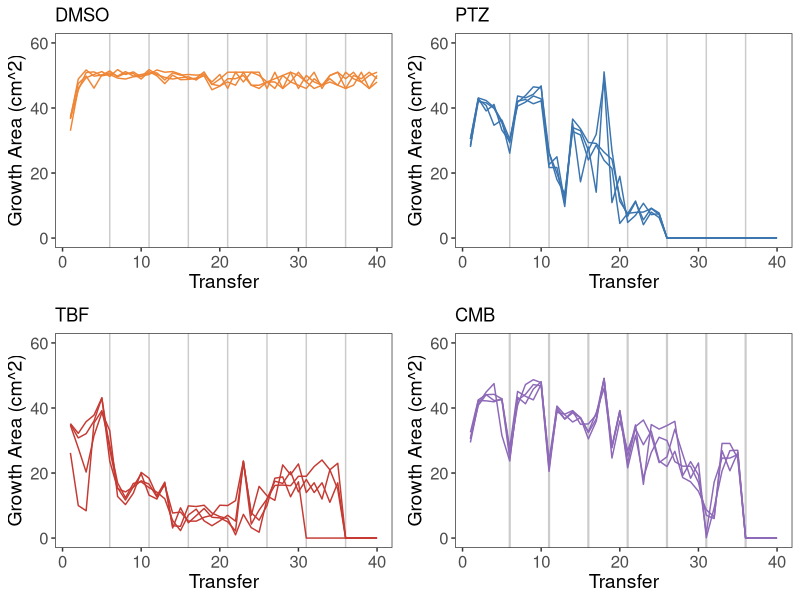

The R script that drew this image:
library(readxl)
library(here)
library(tidyverse)
library(gridExtra)
library(ggpubr)


#read in data
Transfer_data <- read_excel(here("data_in", "01-Evolution_experiment", "Transfer_data.xlsx"))

##DMSO graph

DMS_data <- Transfer_data %>%
  filter(grouping == "a" & Sample %in% c("DMS1", "DMS2", "DMS3", "DMS4"))

DMS_data_subset <- DMS_data[DMS_data$transfer <= 40, ]

drug_increase_DMS <- data.frame(
  transfer = c(2.5, 7.5, 12.5, 17.5, 22.5, 27.5, 32.5, 37.5), # Transfers where drug increased
  drug_concentration = c(0, 0, 0, 0, 0, 0, 0, 0) # Corresponding drug levels/increases
)


##PTZ data

PTZ_data <- Transfer_data %>%
  filter(grouping == "b" & Sample %in% c("PTZ1", "PTZ2", "PTZ3", "PTZ4"))

PTZ_data_subset <- PTZ_data[PTZ_data$transfer <= 40, ]

PTZ_rows_1 <- data.frame(
  Sample = rep("PTZ1", 10),
  transfer = c(31, 32, 33, 34, 35, 36, 37, 38, 39, 40),
  growth_area = rep(0, 10),       # Use rep() for repeated values
  drug_concentration = rep(0, 10),
  grouping = rep("d", 10)# Use rep() for repeated values
)

PTZ_rows_2 <- data.frame(
  Sample = rep("PTZ2", 10),  # Use rep() for repeated values
  transfer = c(31, 32, 33, 34, 35, 36, 37, 38, 39, 40),
  growth_area = rep(0, 10),       # Use rep() for repeated values
  drug_concentration = rep(0, 10),
  grouping = rep("d", 10)# Use rep() for repeated values
)

PTZ_rows_3 <- data.frame(
  Sample = rep("PTZ3", 10),  # Use rep() for repeated values
  transfer = c(31, 32, 33, 34, 35, 36, 37, 38, 39, 40),
  growth_area = rep(0, 10),       # Use rep() for repeated values
  drug_concentration = rep(0, 10),
  grouping = rep("d", 10)# Use rep() for repeated values
)

PTZ_rows_4 <- data.frame(
  Sample = rep("PTZ4", 10),
  transfer = c(31, 32, 33, 34, 35, 36, 37, 38, 39, 40),
  growth_area = rep(0, 10),       # Use rep() for repeated values
  drug_concentration = rep(0, 10),
  grouping = rep("d", 10)# Use rep() for repeated values
)

PTZ_data_subset_1 <- rbind(PTZ_data_subset, PTZ_rows_1, PTZ_rows_2, PTZ_rows_3, PTZ_rows_4)


drug_increase_data <- data.frame(
  transfer = c(2.5, 7.5, 12.5, 17.5, 22.5, 27.5, 32.5, 37.5), # Transfers where drug increased
  drug_concentration = c(0.4, 0.8, 1.6, 3.2, 6.4, 12.8, 25.2, 50.4) # Corresponding drug levels/increases
)

##CMB data
CMB_data <- Transfer_data %>%
  filter(grouping == "d" & Sample %in% c("CMB1", "CMB2", "CMB3", "CMB4"))

CMB_data_subset_1 <- CMB_data[CMB_data$transfer <= 40, ]


##TBF data

TBF_data <- Transfer_data %>%
  filter(grouping == "c" & Sample %in% c("TBF1", "TBF2", "TBF3", "TBF4"))

TBF_data_subset <- TBF_data[TBF_data$transfer <= 40, ]
new_TBF_data <- TBF_data_subset
new_TBF_data$growth_area[new_TBF_data$growth_area == 0.0] <- 6.0

TBF_data_subset$growth_area[141] <- 6.0


## PLOT ##
DMSplot <- ggplot(DMS_data_subset, aes(x = transfer, y = growth_area, group = Sample)) +
  # Add the background bar graph layer first
  geom_vline(xintercept = c(6, 11, 16, 21, 26, 31, 36), 
             color = grey(0.8), # Use the same color as the previous bars
             linetype = "solid", # Set the line type to solid
             size = 0.5) +  # IMPORTANT: Prevents inheriting aes from main ggplot()
  ylim(0, 60) +
  theme_bw() +
  theme(
    panel.grid.major = element_blank(),
    panel.grid.minor = element_blank(),
    axis.title = element_text(size = 14),
    axis.text = element_text(size = 12),
    legend.title = element_text(size = 14),
    legend.text = element_text(size = 12)
  ) +
  # Your existing line plot layer
  geom_line(size = 0.5, color = "#EF8636") +
  labs(title = "DMSO", x = "Transfer", y = "Growth Area (cm^2)")

PTZplot <- ggplot(PTZ_data_subset_1, aes(x = transfer, y = growth_area, group = Sample)) +
  # Add the background bar graph layer first
  geom_vline(xintercept = c(6, 11, 16, 21, 26, 31, 36), 
             color = grey(0.8), # Use the same color as the previous bars
             linetype = "solid", # Set the line type to solid
             size = 0.5) +  # IMPORTANT: Prevents inheriting aes from main ggplot()
  ylim(0, 60) +
  theme_bw() +
  theme(
    panel.grid.major = element_blank(),
    panel.grid.minor = element_blank(),
    axis.title = element_text(size = 14),
    axis.text = element_text(size = 12),
    legend.title = element_text(size = 14),
    legend.text = element_text(size = 12)
  ) +
  # Your existing line plot layer
  geom_line(size = 0.5, color = "#3B75AF") +
  labs(title = "PTZ", x = "Transfer", y = "Growth Area (cm^2)")


TBFplot <- ggplot(TBF_data_subset, aes(x = transfer, y = growth_area, group = Sample)) +
  # Add the background bar graph layer first
  geom_vline(xintercept = c(6, 11, 16, 21, 26, 31, 36), 
             color = grey(0.8), # Use the same color as the previous bars
             linetype = "solid", # Set the line type to solid
             size = 0.5) +  # IMPORTANT: Prevents inheriting aes from main ggplot()
  ylim(0, 60) +
  theme_bw() +
  theme(
    panel.grid.major = element_blank(),
    panel.grid.minor = element_blank(),
    axis.title = element_text(size = 14),
    axis.text = element_text(size = 12),
    legend.title = element_text(size = 14),
    legend.text = element_text(size = 12)
  ) +
  # Your existing line plot layer
  geom_line(size = 0.5, color = "#C53A32") +
  labs(title = "TBF", x = "Transfer", y = "Growth Area (cm^2)")

CMBplot <- ggplot(CMB_data_subset_1, aes(x = transfer, y = growth_area, group = Sample)) +
  # Add the background bar graph layer first
  geom_vline(xintercept = c(6, 11, 16, 21, 26, 31, 36), 
             color = grey(0.8), # Use the same color as the previous bars
             linetype = "solid", # Set the line type to solid
             size = 0.75) +  # IMPORTANT: Prevents inheriting aes from main ggplot()
  ylim(0, 60) +
  theme_bw() +
  theme(
    panel.grid.major = element_blank(),
    panel.grid.minor = element_blank(),
    axis.title = element_text(size = 14),
    axis.text = element_text(size = 12),
    legend.title = element_text(size = 14),
    legend.text = element_text(size = 12)
  ) +
  # Your existing line plot layer
  geom_line(size = 0.5, color = "#8D69B8") +
  labs(title = "CMB", x = "Transfer", y = "Growth Area (cm^2)")

figure <- ggarrange(DMSplot, PTZplot, TBFplot, CMBplot,
                    #labels = c("DMSO", "PTZ", "TBF", "CMB"),
                    ncol = 2, nrow = 2)

ggsave(here("figures", "251110EvolTransferGrowth.pdf"), width = 7, height= 5, units =  "in", device = "pdf")


